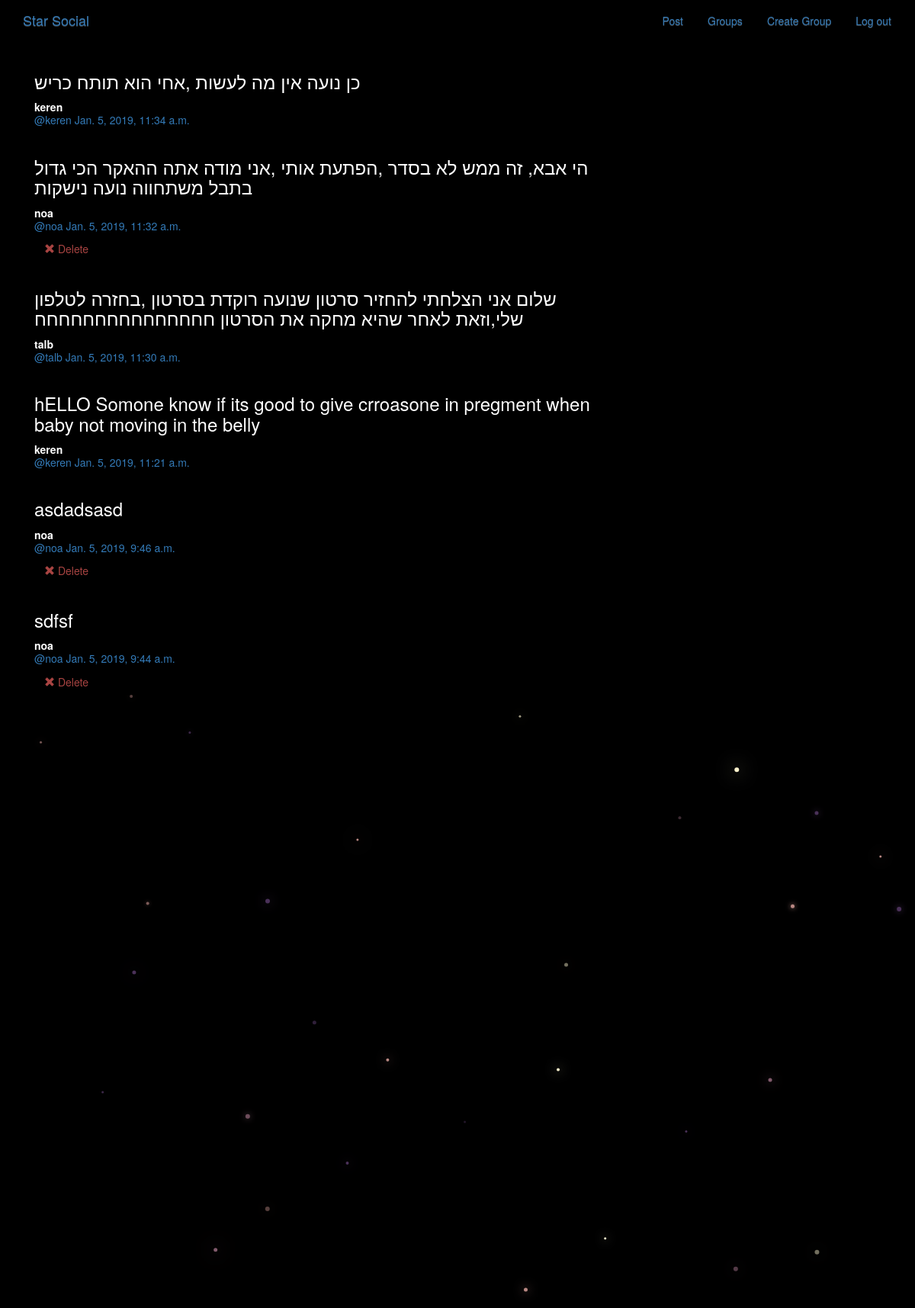
Screenshot of /posts// (signed in) with the database file from the repository.
### posts/models.py (models this page shows, shortened)
class Post(models.Model):
    user = models.ForeignKey(User, related_name="posts")
    created_at = models.DateTimeField(auto_now=True)
    message = models.TextField()
    message_html = models.TextField(editable=False)
    group = models.ForeignKey(Group, related_name="posts",null=True, blank=True)
    class Meta:
        ordering = ["-created_at"]
        unique_together = ["user", "message"]

### posts/views.py (the view)
class PostList(SelectRelatedMixin, generic.ListView):
    model = models.Post
    select_related = ("user", "group")

### posts/templates/posts/post_list.html (shortened to what this page needs)
{% extends "posts/post_base.html" %}
{% block post_content %}
<div class="col-md-8">
    {% for post in post_list  %}
    {% include "posts/_post.html" %}
    {% endfor %}
</div>
{% endblock post_content %}

### posts/templates/posts/_post.html
<div class="post media">
    <h3>{{ post.message_html|safe}}</h3>
    <div class="media-body">
        <strong>{{ post.user.username}}</strong>
        <h5 class="media-heading">
            <span class="username">
                <a href="{% url 'posts:for_user' username=post.user.username %}">@{{ post.user.username }}</a>
            </span>
            <time>
                <a href="{% url 'posts:single' username=post.user.username pk=post.pk %}">
                    {{post.created_at}}
                </a>
            </time>
        </h5>
        <div class="media-footer">
            {% if user.is_authenticated and post.user == user %}
            <a href="{% url 'posts:delete' pk=post.pk %}" title="delete" class="btn btn-simple">
                <span class="glyphicon glyphicon-remove text-danger" aria-hidden="true" ></span>
                <span class="text-danger icon-lable">Delete</span>
            </a>
            {% endif %}
        </div>
    </div>
</div>

### static/simplesocial/css/master.css (style rules this page uses)
body { margin: 0; overflow: hidden; background-color: black; color:white; }

### rows the page displays
Post: message_html "כן נועה אין מה לעשות ,אחי הוא תותח כריש", user.username "keren", created_at "Jan. 5, 2019, 11:34 a.m."
Post: message_html "הי אבא, זה ממש לא בסדר ,הפתעת אותי ,אני מודה אתה ההאקר הכי גדול בתבל משתחווה נועה נישקות", user.username "noa", created_at "Jan. 5, 2019, 11:32 a.m.", shows "Delete"
Post: message_html "שלום אני הצלחתי להחזיר סרטון שנועה רוקדת בסרטון ,בחזרה לטלפון שלי,וזאת לאחר שהיא מחקה את הסרטון חחחחחחחחחחחחחחח", user.username "talb", created_at "Jan. 5, 2019, 11:30 a.m."
Post: message_html "hELLO Somone know if its good to give crroasone in pregment when baby not moving in the belly", user.username "keren", created_at "Jan. 5, 2019, 11:21 a.m."
Post: message_html "asdadsasd", user.username "noa", created_at "Jan. 5, 2019, 9:46 a.m.", shows "Delete"
Post: message_html "sdfsf", user.username "noa", created_at "Jan. 5, 2019, 9:44 a.m.", shows "Delete"
